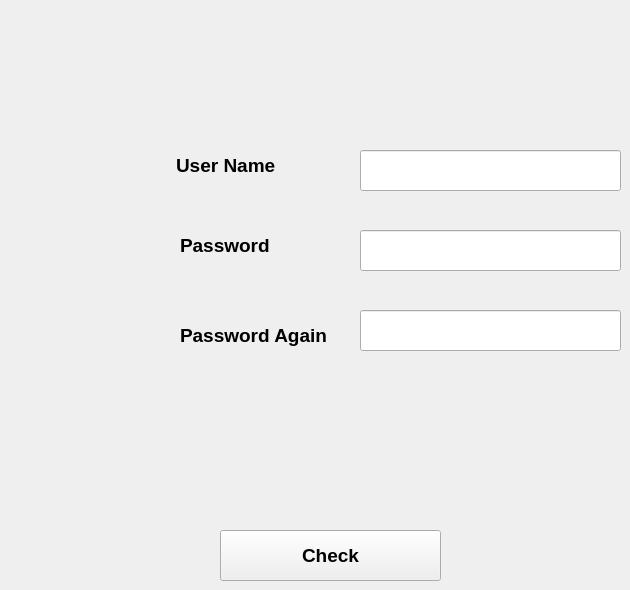
      <widget class="QWidget" name="tab_19">
       <attribute name="title">
        <string>Add User</string>
       </attribute>
       <widget class="QLineEdit" name="lineEdit_49">
        <property name="geometry">
         <rect>
          <x>360</x>
          <y>150</y>
          <width>261</width>
          <height>41</height>
         </rect>
        </property>
       </widget>
       <widget class="QPushButton" name="pushButton_34">
        <property name="geometry">
         <rect>
          <x>220</x>
          <y>530</y>
          <width>221</width>
          <height>51</height>
         </rect>
        </property>
        <property name="font">
         <font>
          <pointsize>14</pointsize>
          <weight>75</weight>
          <bold>true</bold>
         </font>
        </property>
        <property name="text">
         <string>Check</string>
        </property>
       </widget>
       <widget class="QLabel" name="label_36">
        <property name="geometry">
         <rect>
          <x>180</x>
          <y>230</y>
          <width>171</width>
          <height>31</height>
         </rect>
        </property>
        <property name="font">
         <font>
          <pointsize>14</pointsize>
          <weight>75</weight>
          <bold>true</bold>
         </font>
        </property>
        <property name="text">
         <string>Password</string>
        </property>
       </widget>
       <widget class="QLabel" name="label_44">
        <property name="geometry">
         <rect>
          <x>176</x>
          <y>150</y>
          <width>181</width>
          <height>31</height>
         </rect>
        </property>
        <property name="font">
         <font>
          <pointsize>14</pointsize>
          <weight>75</weight>
          <bold>true</bold>
         </font>
        </property>
        <property name="text">
         <string>User Name</string>
        </property>
       </widget>
       <widget class="QLineEdit" name="lineEdit_39">
        <property name="geometry">
         <rect>
          <x>360</x>
          <y>310</y>
          <width>261</width>
          <height>41</height>
         </rect>
        </property>
        <property name="echoMode">
         <enum>QLineEdit::Password</enum>
        </property>
       </widget>
       <widget class="QLabel" name="label_37">
        <property name="geometry">
         <rect>
          <x>180</x>
          <y>320</y>
          <width>171</width>
          <height>31</height>
         </rect>
        </property>
        <property name="font">
         <font>
          <pointsize>14</pointsize>
          <weight>75</weight>
          <bold>true</bold>
         </font>
        </property>
        <property name="text">
         <string>Password Again</string>
        </property>
       </widget>
       <widget class="QLineEdit" name="lineEdit_41">
        <property name="geometry">
         <rect>
          <x>360</x>
          <y>230</y>
          <width>261</width>
          <height>41</height>
         </rect>
        </property>
        <property name="echoMode">
         <enum>QLineEdit::Password</enum>
        </property>
       </widget>
      </widget>
